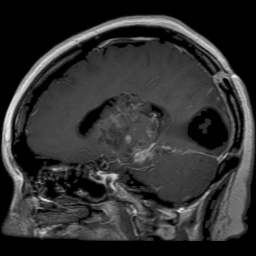
#> input picture data/tumor/glioma_tumor/G_131.jpg, 256 x 256 px; its folder holds only this picture in this run
$ python train_scratch.py
#> lines starting #> are read from the running program, lines starting #| are printed output that depends on the picture
### data_helper.py
import numpy as np
import random
import cv2
from layer import FullyConnectedLayer, FlattenLayer, ActivationLayer, Softmax
from activations import Activation
from neural_network import NeuralNetwork
from sklearn.model_selection import train_test_split
from sklearn.metrics import confusion_matrix, classification_report
from datetime import datetime
import os
import pickle
class DataHelper():

    def __init__(self):
        pass

    def load_data(self, DATADIR='data', img_counts=100, IMG_SIZE=24, binary_classification=False):
#> called with DATADIR = 'data/tumor', img_counts = 200, IMG_SIZE = 16, binary_classification = False
        classes = os.listdir(DATADIR)

        X = []
        y= []
        for category in classes:
            print(category)
            img_count=img_counts
            path = os.path.join(DATADIR, category)
            while(img_count>0):
                for img in os.listdir(path):
                        try:
                            img_array = cv2.imread(os.path.join(path, img),cv2.IMREAD_UNCHANGED)
#> img_array is the input picture: shape (256, 256, 3); min 0, max 247, mean 48.1
                            img_array = cv2.resize(img_array, (IMG_SIZE, IMG_SIZE))
                            gray_image = cv2.cvtColor(img_array, cv2.COLOR_BGR2GRAY)

                            X.append(np.array(gray_image))
                            import matplotlib.pyplot as plt
                            plt.imshow(img_array)
                            plt.show()
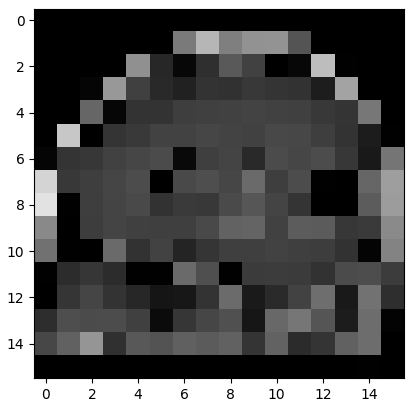
#> figure drawn by matplotlib, 1 panel
                            if(binary_classification==True):
                                y.append(category)
                            else:
                                y.append(self.one_hot_encode(classes.index(category), len(classes)))

                            img_count -= 1
                        except Exception as e:
                            #print(e)
                            pass

        data = list(zip(X, y))
        random.shuffle(data)
        X, y = zip(*data)
        return X,y


    def one_hot_encode(self, class_index, len):
        return [1 if x == class_index else 0 for x in range(0, len)]

    def export_network(network, file_name):
        with open(f'models/{file_name}.pkl', 'wb') as file:
            pickle.dump(network, file)


    # [15 lines left out: functions import_network, load_resized_gray_image, not called in this run]

### train_scratch.py
import numpy as np
import data_helper
import cv2
from layer import FullyConnectedLayer, FlattenLayer, ActivationLayer, Softmax
from activations import Activation
from neural_network import NeuralNetwork
from sklearn.model_selection import train_test_split
from sklearn.metrics import confusion_matrix, classification_report
from datetime import datetime
import os

DATADIR = 'data/tumor'
classes = os.listdir(DATADIR)

dh=data_helper.DataHelper()
IMG_size = 16
IMG_size_display = 128


X, y = dh.load_data(img_counts=200, IMG_SIZE=IMG_size, DATADIR=DATADIR, binary_classification=False)

num_classes = len(classes)


X, y = np.array(X), np.array(y)
X = X/255.0
X_train, X_test, y_train, y_test = train_test_split(X, y, test_size=0.2)

network = NeuralNetwork()
network.add_layer(FlattenLayer(input_shape=(X[0].shape)))
network.add_layer(FullyConnectedLayer(IMG_size*IMG_size, 512))
network.add_layer(ActivationLayer(Activation.relu, Activation.relu_derivative))
network.add_layer(FullyConnectedLayer(512, 256))
network.add_layer(ActivationLayer(Activation.relu, Activation.relu_derivative))
network.add_layer(FullyConnectedLayer(256, 128))
network.add_layer(ActivationLayer(Activation.relu, Activation.relu_derivative))
network.add_layer(FullyConnectedLayer(128, 64))
network.add_layer(ActivationLayer(Activation.relu, Activation.relu_derivative))
network.add_layer(FullyConnectedLayer(64, num_classes))
network.add_layer(Softmax(num_classes))

epochs = 10
learning_rate = 0.01


network.train(epochs=epochs, X_train=X_train, y_train=y_train)

from datetime import datetime

now = datetime.now()


dt_string = now.strftime("%d_%m_%Y_%H_%M_%S")

import pickle


network.set_classes(classes)

with open(f"models/network_{dt_string}_{IMG_size}px", 'wb') as file:
    pickle.dump(network, file)


y_pred = [np.argmax(network.predict(x)) for x in X_test]
y_true = [np.argmax(y) for y in y_test]

conf_matrix = confusion_matrix(y_true, y_pred)
print("Матриця плутанини:")
print(conf_matrix)
print("Звіт про класифікацію:")
print(classification_report(y_true, y_pred, target_names=classes))
network.confusion_matrix = conf_matrix

network.get_plot_confusion_matrix().show()
imp = dh.import_network(f"models/network_{dt_string}_{IMG_size}px")

accuracy = 0.0
true_pred = 0

classes = os.listdir(DATADIR)
for test, true in zip(X_test, y_test):
    image = cv2.resize(test, (IMG_size_display, IMG_size_display))
    pred = network.predict(test)[0]
    idx = np.argmax(pred)
    idx_true = np.argmax(true)

    if(idx==idx_true):
        true_pred += 1
    # plt.title(f'pred: {classes[int(idx)]}, prob: {pred[idx]}, true: {classes[int(idx_true)]}')
    # plt.imshow(image, cmap='binary')
    # plt.show()

print(f"Загальна кількість зображень: {len(X_test)}")
print(f"Кількість правильно класифікованих зображень: {true_pred}")
print(f"Точність: {true_pred/len(X_test)}")

$ run again, on data/tumor/meningioma_tumor/M_106.jpg
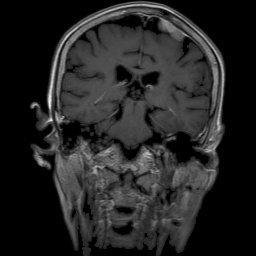
#> input picture data/tumor/meningioma_tumor/M_106.jpg, 256 x 256 px
#> in load_data, img_array is the input picture: shape (256, 256, 3); min 0, max 250, mean 36.2
#> in load_data, `plt.show()`:
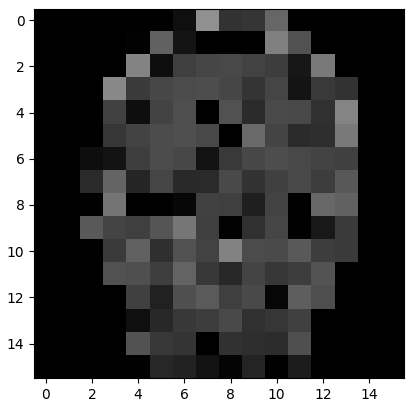
#> figure drawn by matplotlib, 1 panel

$ run again, on data/tumor/glioma_tumor/G_346.jpg
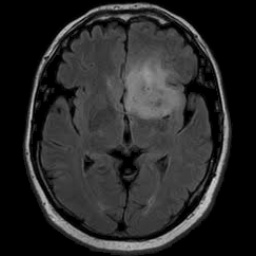
#> input picture data/tumor/glioma_tumor/G_346.jpg, 256 x 256 px
#> in load_data, img_array is the input picture: shape (256, 256, 3); min 0, max 211, mean 40.2
#> in load_data, `plt.show()`:
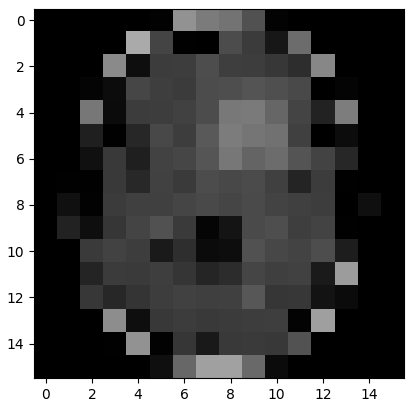
#> figure drawn by matplotlib, 1 panel
